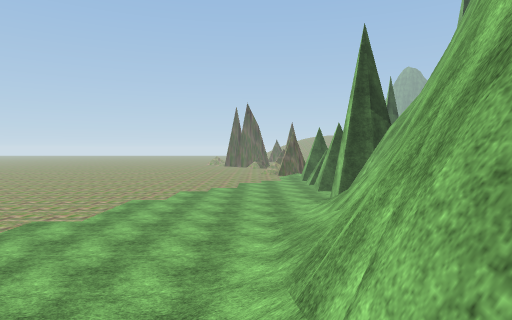
View 1 (above)

21 first-person views from a walk through a Unity game level. The camera is 1.3 m above the floor, tilts 2° down and sees 75° across. The floor is counted in squares, 2 m on a side. Each view is taken from the middle of a square. On the plan, view 1 faces up. The plan holds only what a view shows up to about 10 squares ahead; the rest is blank. The place goes on beyond the plan. Some surface patterns are stand-ins.

View 2
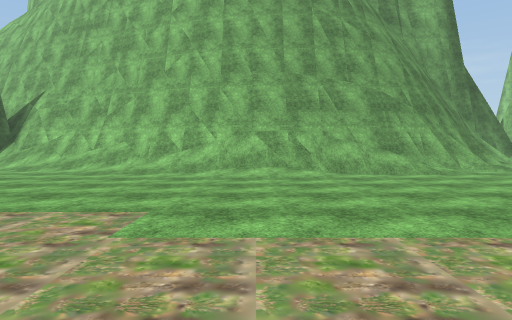

View 3
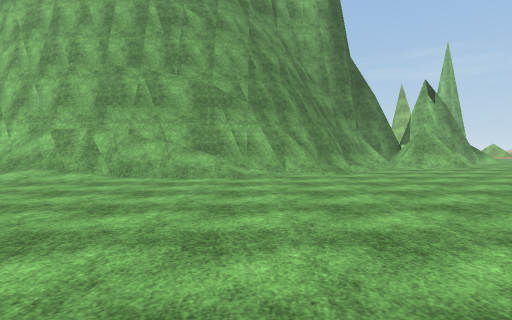

View 4
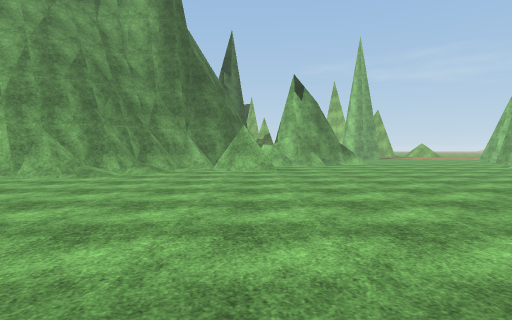

View 5
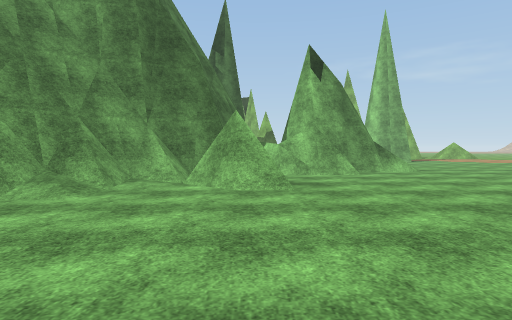

View 6
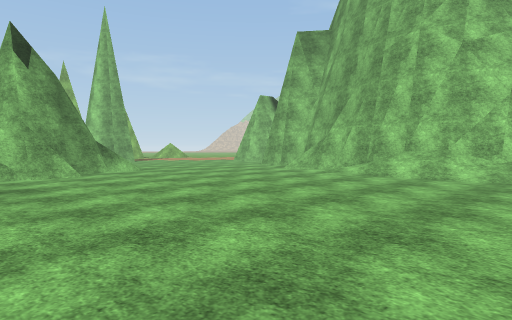

View 7
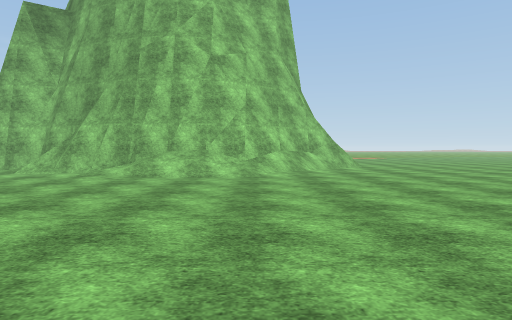

View 8
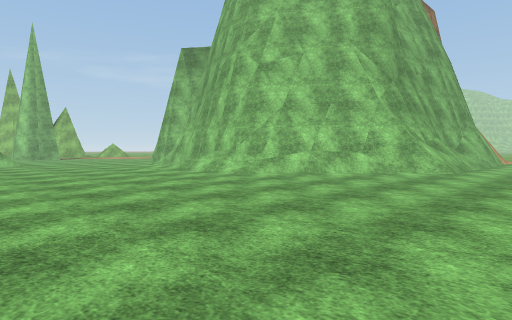

View 9
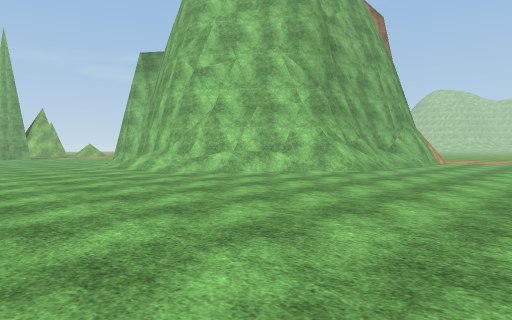

View 10
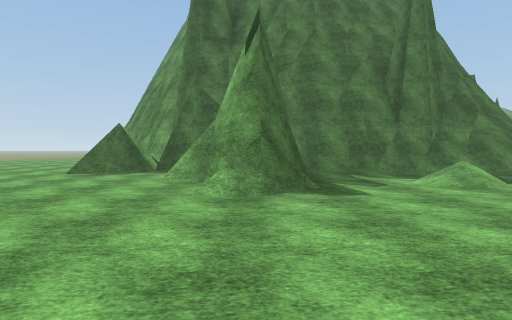

View 11
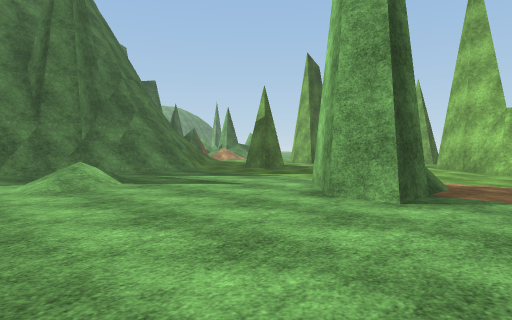

View 12
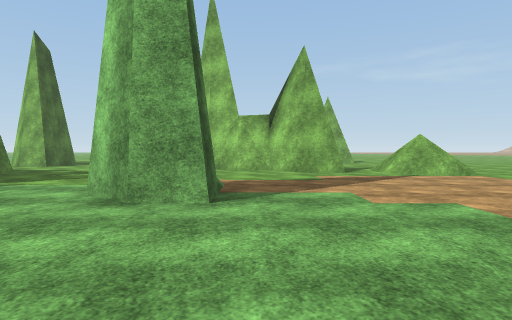

View 13
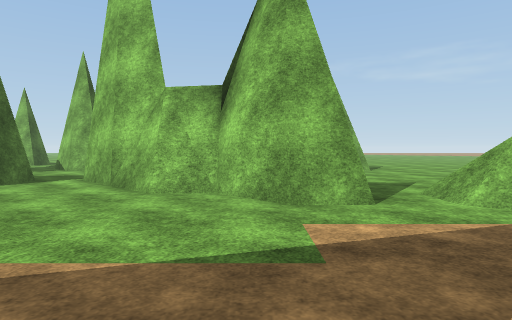

View 14
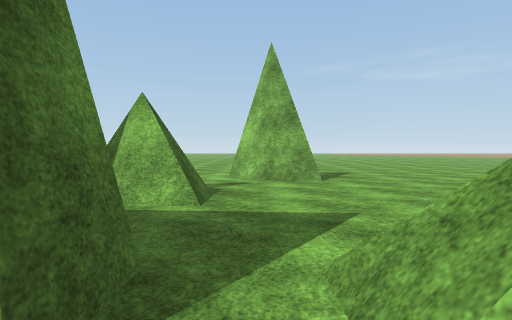

View 15
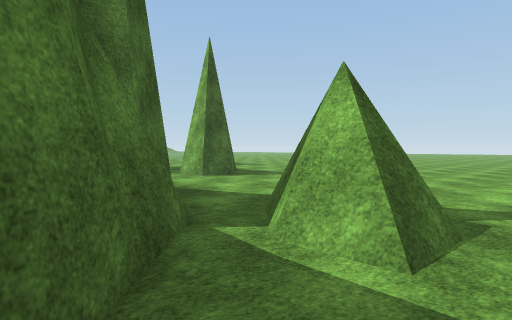

View 16
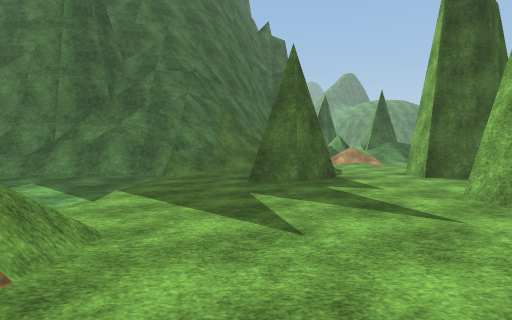

View 17
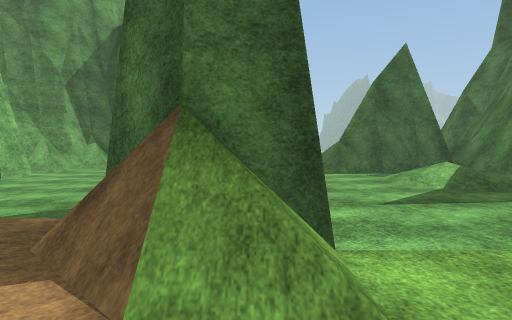

View 18
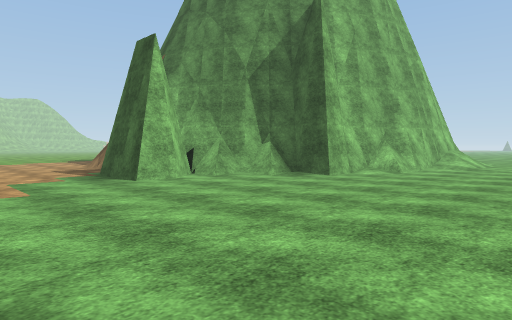

View 19
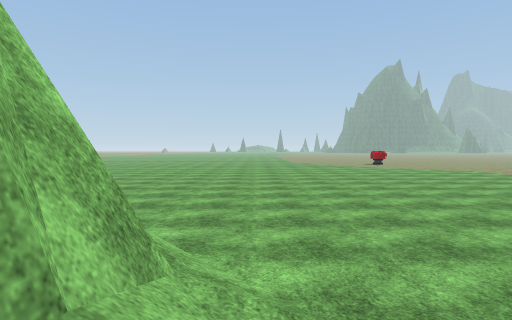

View 20
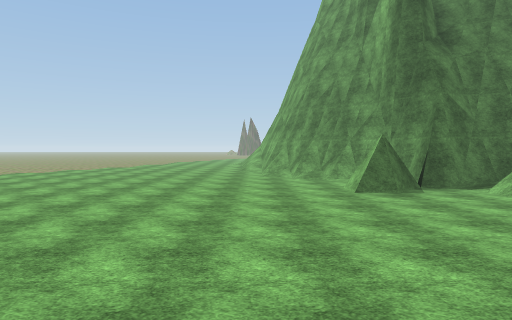

View 21
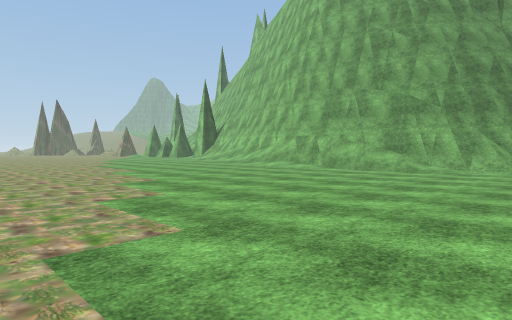

### Floor plan
Key: @ floor where view 1 was taken; # wall or solid block; . floor; / step, stairs or slope; = window, fence, low wall or low ledge; v drop or lower ground.
Columns run from 10 left of view 1 to 30 right of it. Each row starts with its distance up from view 1.
  9     ........##
  8     ......../#
  7     .......//#
  6      ....../##
  5       ....//#
  4       ....//#
  3   ......../##
  2  ........./#
  1  ........//#
  0  ......../@#
 -1  ........//#
 -2  ........./#
 -3  ........./#
 -4 ........../#
 -5 ........../##
 -6 ...........##
 -7 .........../###
 -8 ............/##
 -9    ........../#        ####/  ..
-10    ..........######  ###/=// ...
-11    ..........#/./v####/////. ..##
-12 ..  .........../###//......##...
-13 ...............=###..//.........
-14 ................###.//.........  .#
-15 .................=............##..##.
-16 .....................................
-17 ........................##....##....
-18 .......................###....##...
-19 ......../////................##...   ....
-20 ......./######/.............#####........
-21 ....../##    ####...........##.##.......
-22 .....=##        ##................##
-23 ...../#         #####.. ....#.....#
-24  ....=#          ####..  ..## .....

Where each view was taken, in squares from view 1:
view 1: 0 up, 0 right, facing up
view 2: 0 up, 9 left, facing right
view 3: 5 down, 8 left, facing right
view 4: 11 down, 7 left, facing right
view 5: 11 down, 3 left, facing right
view 6: 11 down, 3 left, facing down-right
view 7: 11 down, 2 left, facing down
view 8: 13 down, 8 left, facing down-right
view 9: 14 down, 10 left, facing down-right
view 10: 20 down, 7 right, facing up
view 11: 20 down, 9 right, facing up-right
view 12: 19 down, 9 right, facing right
view 13: 20 down, 14 right, facing right
view 14: 22 down, 17 right, facing right
view 15: 22 down, 19 right, facing up-right
view 16: 19 down, 17 right, facing up
view 17: 17 down, 17 right, facing left
view 18: 16 down, 13 right, facing down-left
view 19: 19 down, 0 right, facing left
view 20: 19 down, 0 right, facing up
view 21: 8 down, 10 left, facing up-right
